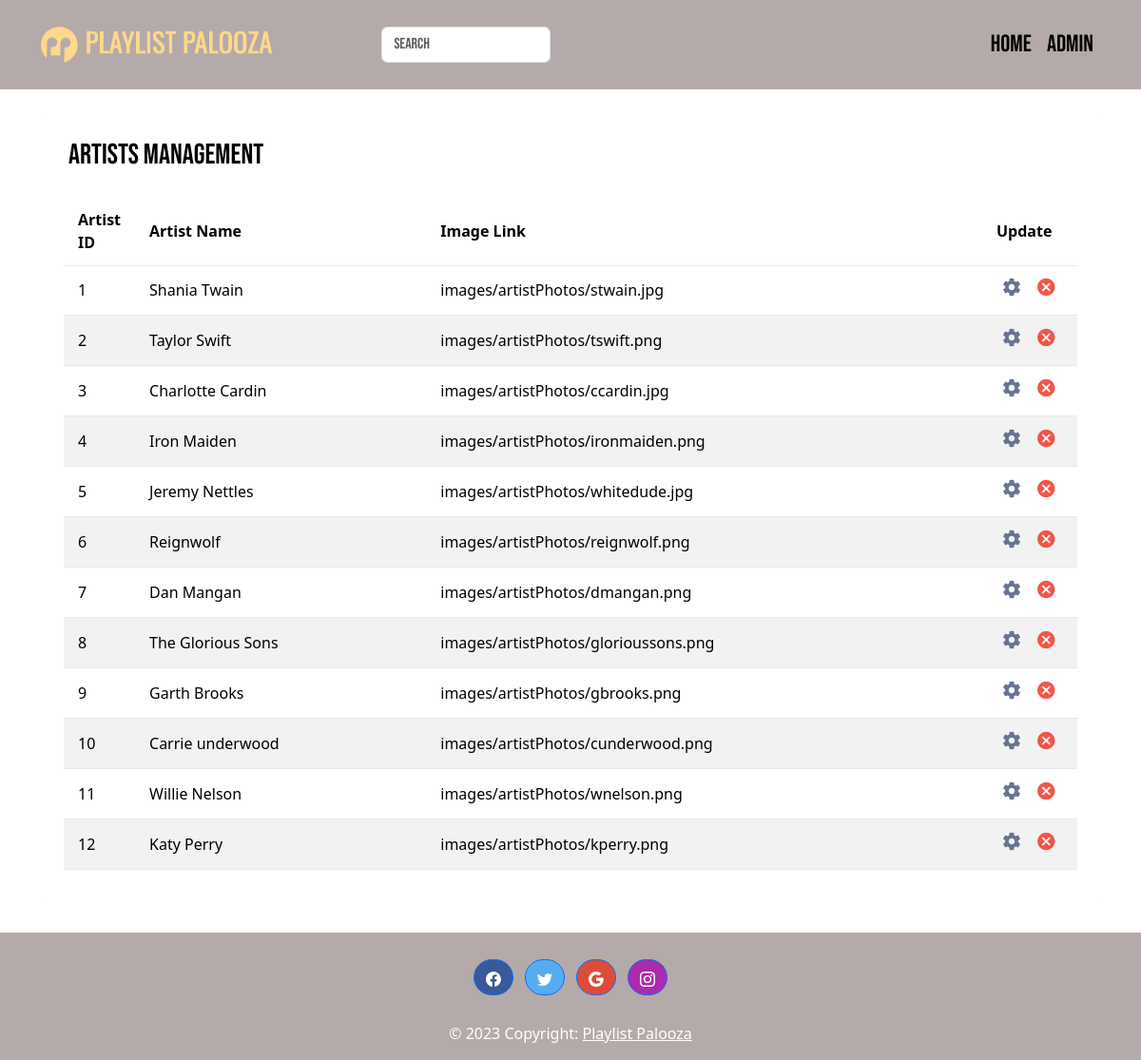
The page /PlaylistPalooza/artistsPanel.php on the database its author committed.
### tables this page shows
CREATE TABLE `artist` (
  `artistId` int(255) NOT NULL,
  `artistName` varchar(50) NOT NULL,
  `imageLink` varchar(300) NOT NULL
);

### PlaylistPalooza/artistsPanel.php (the view, shortened to what this page needs)
<?php
include "includes/adminHeader.php";
include "includes/dbConnect.php";
try {
  $db->setAttribute(PDO::ATTR_ERRMODE, PDO::ERRMODE_EXCEPTION);
  $sql = "SELECT * FROM artist";
  $stmt = $db->prepare($sql);
  $stmt->execute();
  $artists = $stmt->fetchAll(PDO::FETCH_ASSOC);
} catch (PDOException $e) {
  echo "Error: " . $e->getMessage();
}
?>
<!DOCTYPE html>
<html lang="en">
<head>
  <link rel="stylesheet" href="https://stackpath.bootstrapcdn.com/bootstrap/5.3.2/css/bootstrap.min.css" />
  <link rel="stylesheet" href="https://maxcdn.bootstrapcdn.com/font-awesome/4.7.0/css/font-awesome.min.css" />
  <link rel="stylesheet" href="css/adminPanel.css" />
</head>
<body>
  <div class="container-xl">
    <div class="table-responsive">
      <div class="table-wrapper">
        <div class="table-title">
          <div class="row">
            <h2>Artists Management</h2>
          </div>
        </div>
        <table class="table table-striped table-hover">
          <thead>
            <tr>
              <th>Artist ID</th>
              <th>Artist Name</th>
              <th>Image Link</th>
              <th>Update</th>
            </tr>
          </thead>
          <tbody>
            <tr>
              <?php foreach ($artists as $artist) : ?>
            <tr>
              <td><?php echo $artist['artistId']; ?></td>
              <td><?php echo $artist['artistName']; ?></td>
              <td><?php echo $artist['imageLink']; ?></td>
              <td>
                <a href="edit_artists.php?id=<?php echo $artist['artistId']; ?>" class="edit" title="Edit" data-toggle="tooltip"><i class="material-icons">&#xE8B8;</i>
                </a>
                <a href="delete_artists.php?id=<?php echo $artist['artistId']; ?>" class="delete" title="Delete" data-toggle="tooltip"><i class="material-icons">&#xE5C9;</i>
                </a>
              </td>
            </tr>
          <?php endforeach; ?>
          </tbody>
        </table>
      </div>
    </div>
  </div>
</body>
</html>

### PlaylistPalooza/css/styles.css (style rules this page uses)
html, body { height: 100% !important; margin: 0; }
body { display: flex; flex-direction: column; justify-content: space-between; }
.btn-primary { border-radius: 25px !important; }

### PlaylistPalooza/css/adminPanel.css (style rules this page uses)
body { color: #566787; font-family: "Montserrat"; font-size: 13px; }
.table-responsive { margin: 30px 0; }
.table-wrapper { min-width: 1000px; background: #fff; padding: 20px 25px; border-radius: 3px; box-shadow: 0 1px 1px rgba(0, 0, 0, 0.05); }
.table-title { padding-bottom: 15px; color: black; padding: 16px 30px; margin: -20px -25px 10px; border-radius: 3px 3px 0 0; font-family: bebas neue; }
.table-title h2 { margin: 5px 0 0; font-size: 30px; }
table.table tr th, table.table tr td { border-color: #e9e9e9; padding: 12px 15px; vertical-align: middle; }
table.table tr th:first-child { width: 60px; }
table.table tr th:last-child { width: 100px; }
table.table-striped tbody tr:nth-of-type(odd) { background-color: #fcfcfc; }
table.table td:last-child i { opacity: 0.9; font-size: 22px; margin: 0 5px; }
table.table td a { font-weight: bold; color: #566787; display: inline-block; text-decoration: none; }
table.table td a.delete { color: #f44336; }
table.table td i { font-size: 19px; }

### rows shown on the page
artist: artistId "1", artistName "Shania Twain", imageLink "images/artistPhotos/stwain.jpg"
artist: artistId "2", artistName "Taylor Swift", imageLink "images/artistPhotos/tswift.png"
artist: artistId "3", artistName "Charlotte Cardin", imageLink "images/artistPhotos/ccardin.jpg"
artist: artistId "4", artistName "Iron Maiden", imageLink "images/artistPhotos/ironmaiden.png"
artist: artistId "5", artistName "Jeremy Nettles", imageLink "images/artistPhotos/whitedude.jpg"
artist: artistId "6", artistName "Reignwolf", imageLink "images/artistPhotos/reignwolf.png"
artist: artistId "7", artistName "Dan Mangan", imageLink "images/artistPhotos/dmangan.png"
artist: artistId "8", artistName "The Glorious Sons", imageLink "images/artistPhotos/glorioussons.png"
artist: artistId "9", artistName "Garth Brooks", imageLink "images/artistPhotos/gbrooks.png"
artist: artistId "10", artistName "Carrie underwood", imageLink "images/artistPhotos/cunderwood.png"
artist: artistId "11", artistName "Willie Nelson", imageLink "images/artistPhotos/wnelson.png"
artist: artistId "12", artistName "Katy Perry", imageLink "images/artistPhotos/kperry.png"
